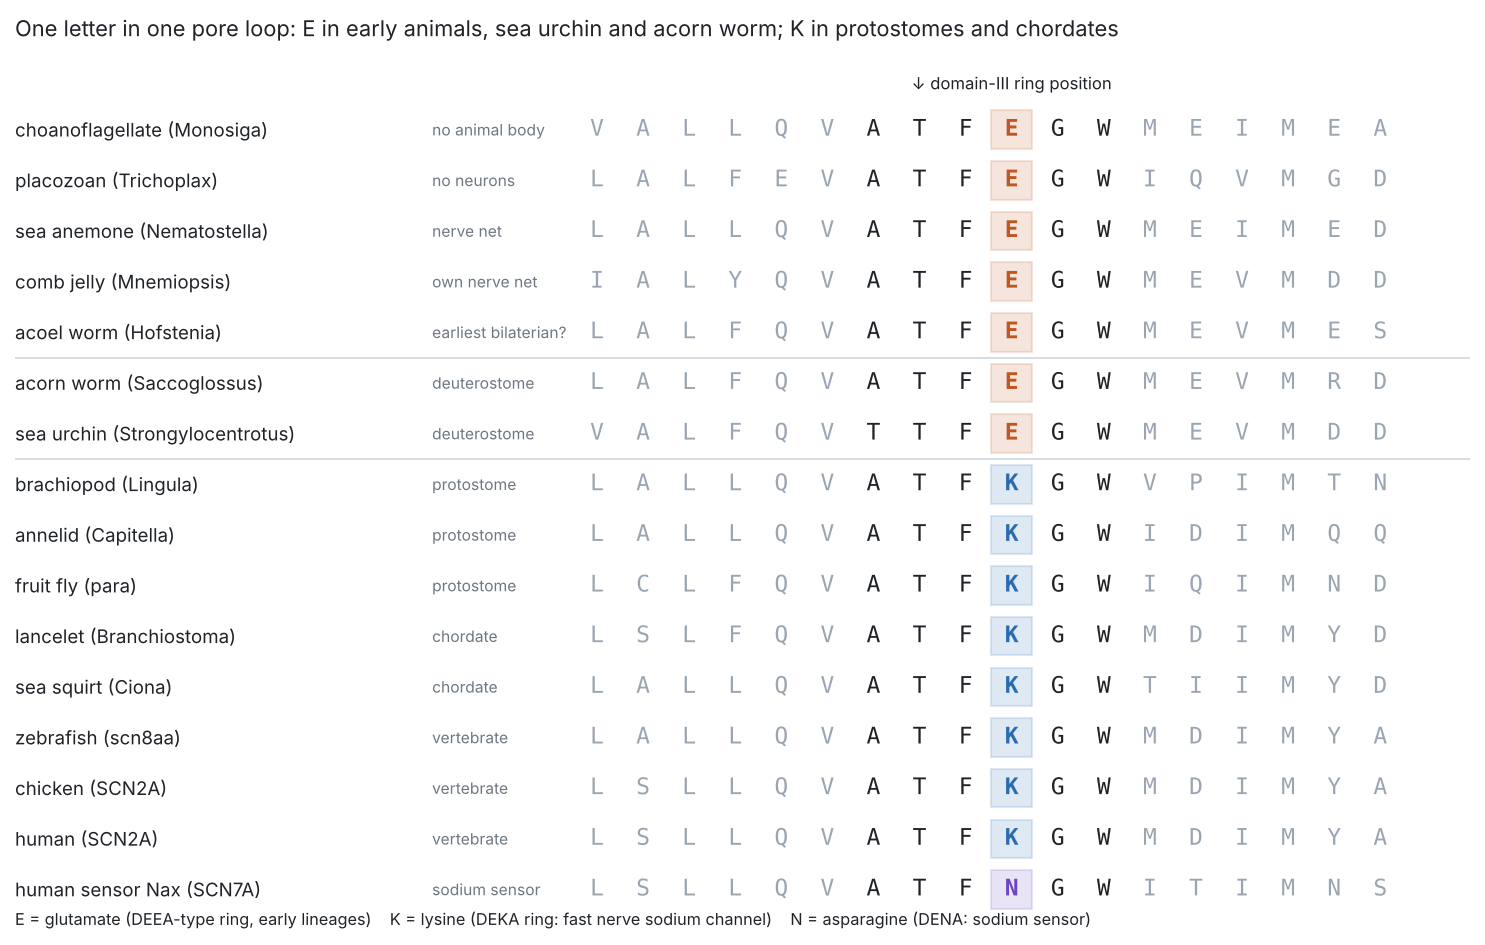

Source code (Python):
"""Manuscript 2, Figure 4: the domain-III pore loop of 4-domain sodium-type channels across the animal tree (sequences extracted L3505)."""
import matplotlib; matplotlib.use('Agg'); import matplotlib.pyplot as plt
rows=[('choanoflagellate (Monosiga)','no animal body','VALLQVATFEGWMEIMEA'),('placozoan (Trichoplax)','no neurons','LALFEVATFEGWIQVMGD'),
      ('sea anemone (Nematostella)','nerve net','LALLQVATFEGWMEIMED'),('comb jelly (Mnemiopsis)','own nerve net','IALYQVATFEGWMEVMDD'),('acoel worm (Hofstenia)','earliest bilaterian?','LALFQVATFEGWMEVMES'),('acorn worm (Saccoglossus)','deuterostome','LALFQVATFEGWMEVMRD'),('sea urchin (Strongylocentrotus)','deuterostome','VALFQVTTFEGWMEVMDD'),('brachiopod (Lingula)','protostome','LALLQVATFKGWVPIMTN'),('annelid (Capitella)','protostome','LALLQVATFKGWIDIMQQ'),('fruit fly (para)','protostome','LCLFQVATFKGWIQIMND'),
      ('lancelet (Branchiostoma)','chordate','LSLFQVATFKGWMDIMYD'),('sea squirt (Ciona)','chordate','LALLQVATFKGWTIIMYD'),('zebrafish (scn8aa)','vertebrate','LALLQVATFKGWMDIMYA'),('chicken (SCN2A)','vertebrate','LSLLQVATFKGWMDIMYA'),
      ('human (SCN2A)','vertebrate','LSLLQVATFKGWMDIMYA'),('human sensor Nax (SCN7A)','sodium sensor','LSLLQVATFNGWITIMNS')]
col={'E':'#c05621','K':'#2b6cb0','N':'#6b46c1'}
fig,ax=plt.subplots(figsize=(10,6.4),dpi=150); ax.axis('off'); ax.set_xlim(0,30); ax.set_ylim(-0.8,len(rows)+0.6)
for i,(n,t,s) in enumerate(rows):
    y=len(rows)-1-i
    ax.text(0,y,n,fontsize=9,va='center',color='#1f2328'); ax.text(8.6,y,t,fontsize=7.5,va='center',color='#6e7781')
    for j,ch in enumerate(s):
        x=12+j*0.95; c=col.get(ch,'#1f2328') if j==9 else ('#1f2328' if 6<=j<=11 else '#9aa5b1')
        if j==9: ax.add_patch(plt.Rectangle((x-0.42,y-0.38),0.84,0.76,color=c,alpha=0.15))
        ax.text(x,y,ch,family='monospace',fontsize=11,ha='center',va='center',color=c,weight='bold' if j==9 else 'normal')
ax.text(12+9*0.95,len(rows)-0.2,'↓ domain-III ring position',fontsize=8,ha='center',color='#1f2328')
ax.plot([0,30],[len(rows)-5.5,len(rows)-5.5],color='#d0d7de',lw=0.8); ax.plot([0,30],[len(rows)-7.5,len(rows)-7.5],color='#d0d7de',lw=0.8)
ax.text(0,-0.7,'E = glutamate (DEEA-type ring, early lineages)    K = lysine (DEKA ring: fast nerve sodium channel)    N = asparagine (DENA: sodium sensor)',fontsize=7.8,color='#1f2328')
ax.set_title('One letter in one pore loop: E in early animals, sea urchin and acorn worm; K in protostomes and chordates',fontsize=10.5,loc='left',color='#1f2328')
plt.tight_layout(); plt.savefig('figures/L3557_EtoK.png',bbox_inches='tight')
